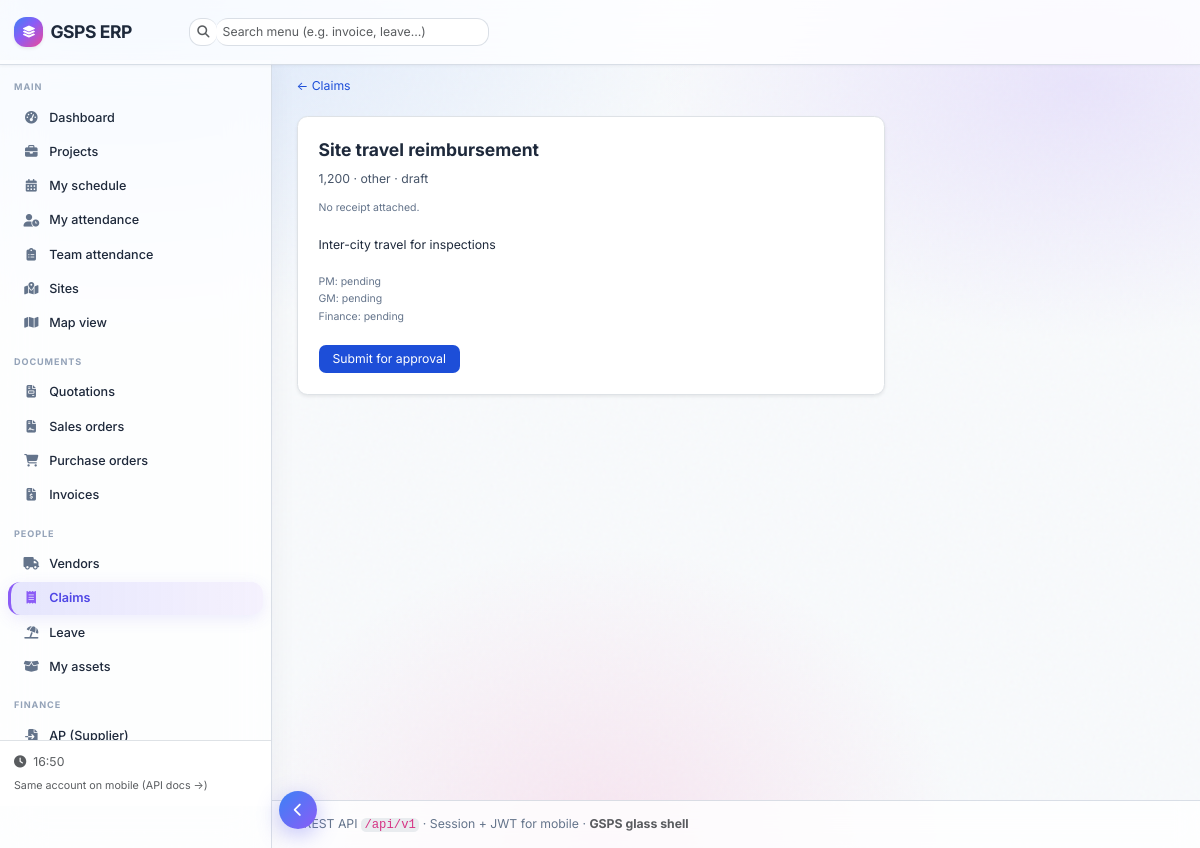
Page /claims/1 (signed in) on the committed database.
### app/models/entities.py (models this page shows)
class InternalClaim(Base):
    __tablename__ = "internal_claims"
    id: Mapped[int] = mapped_column(primary_key=True)
    company_id: Mapped[int] = mapped_column(ForeignKey("companies.id", ondelete="CASCADE"))
    project_id: Mapped[int] = mapped_column(ForeignKey("projects.id", ondelete="CASCADE"))
    submitted_by_id: Mapped[int] = mapped_column(ForeignKey("users.id"))
    amount: Mapped[Decimal] = mapped_column(Numeric(18, 4))
    title: Mapped[str] = mapped_column(String(200))
    category: Mapped[ClaimCategory] = mapped_column(Enum(ClaimCategory), default=ClaimCategory.other)
    description: Mapped[str | None] = mapped_column(Text, nullable=True)
    status: Mapped[ClaimStatus] = mapped_column(Enum(ClaimStatus), default=ClaimStatus.draft)
    receipt_path: Mapped[str | None] = mapped_column(String(800), nullable=True)
    receipt_mime: Mapped[str | None] = mapped_column(String(120), nullable=True)
    receipt_uploaded_at: Mapped[datetime | None] = mapped_column(DateTime(timezone=True), nullable=True)
    receipt_quality: Mapped[str | None] = mapped_column(String(40), nullable=True)  # ok / blurry / too_small / unknown
    receipt_quality_score: Mapped[Decimal | None] = mapped_column(Numeric(10, 4), nullable=True)
    receipt_quality_notes: Mapped[str | None] = mapped_column(Text, nullable=True)
    pm_approver_id: Mapped[int | None] = mapped_column(ForeignKey("users.id"), nullable=True)
    pm_approved_at: Mapped[datetime | None] = mapped_column(DateTime(timezone=True), nullable=True)
    gm_approver_id: Mapped[int | None] = mapped_column(ForeignKey("users.id"), nullable=True)
    gm_approved_at: Mapped[datetime | None] = mapped_column(DateTime(timezone=True), nullable=True)
    finance_approver_id: Mapped[int | None] = mapped_column(ForeignKey("users.id"), nullable=True)
    finance_approved_at: Mapped[datetime | None] = mapped_column(DateTime(timezone=True), nullable=True)
    rejection_reason: Mapped[str | None] = mapped_column(Text, nullable=True)
    created_at: Mapped[datetime] = mapped_column(DateTime(timezone=True), server_default=func.now())
    project: Mapped["Project"] = relationship(back_populates="claims")

### app/routers/web.py (the view)
@router.get("/claims/{claim_id}", response_class=HTMLResponse)
async def claim_detail(
    request: Request,
    claim_id: int,
    user: User = Depends(get_current_user_web),
    db: AsyncSession = Depends(get_db),
    company_id: int = Depends(get_active_company_id),
):
    r = await db.execute(
        select(InternalClaim).options(selectinload(InternalClaim.project)).where(InternalClaim.id == claim_id)
    )
    claim = r.scalar_one_or_none()
    if not claim or claim.company_id != company_id:
        return RedirectResponse("/claims", status_code=302)
    return templates.TemplateResponse(
        "claim_detail.html", _tc({"request": request, "user": user, "claim": claim})
    )

### app/templates/claim_detail.html (shortened to what this page needs)
{% extends "base.html" %}
{% block content %}
<a href="/claims" class="text-sm text-brand-700 hover:underline">← Claims</a>
<div class="mt-4 bg-white border border-slate-200 rounded-xl p-6 shadow-sm max-w-2xl">
  <h1 class="text-xl font-bold">{{ claim.title }}</h1>
  <p class="text-sm text-slate-600 mt-2">{{ claim.amount|amount }} · {{ claim.category.value }} · {{ claim.status.value }}</p>
  {% if claim.receipt_path %}
  <div class="mt-3 text-sm">
    <a class="text-brand-700 hover:underline" href="/claims/{{ claim.id }}/receipt" target="_blank">View receipt</a>
    {% if claim.receipt_quality %}
      <span class="text-xs text-slate-500 ml-2">Quality: <span class="font-mono">{{ claim.receipt_quality }}</span>{% if claim.receipt_quality_score is not none %} ({{ claim.receipt_quality_score|amount }}){% endif %}</span>
    {% endif %}
    {% if claim.receipt_quality_notes %}<div class="text-xs text-slate-500 mt-1">{{ claim.receipt_quality_notes }}</div>{% endif %}
  </div>
  {% else %}
  <p class="text-xs text-slate-500 mt-3">No receipt attached.</p>
  {% endif %}
  {% if claim.description %}<p class="text-sm mt-4">{{ claim.description }}</p>{% endif %}
  <ul class="text-xs text-slate-500 mt-4 space-y-1">
    <li>PM: {{ claim.pm_approved_at or 'pending' }}</li>
    <li>GM: {{ claim.gm_approved_at or 'pending' }}</li>
    <li>Finance: {{ claim.finance_approved_at or 'pending' }}</li>
  </ul>
  <div class="mt-6 flex flex-wrap gap-2">
    {% if claim.status.value == 'draft' %}
    <form method="post" action="/claims/{{ claim.id }}/submit"><button type="submit" class="text-sm bg-brand-700 text-white px-3 py-1.5 rounded-lg">Submit for approval</button></form>
    {% endif %}
  </div>
</div>
{% endblock %}

### app/static/css/gsps-theme.css (style rules this page uses)
:root, [data-bs-theme="light"] { --gsps-accent-a: #3b82f6; --gsps-accent-b: #8b5cf6; --gsps-accent-c: #ec4899; --gsps-success: #10b981; --bw-primary: #6366f1; --bw-primary-dark: #4f46e5; --bw-accent: #8b5cf6; --bw-surface: rgba(255, 255, 255, 0.78); --bw-surface-solid: #ffffff; --bw-canvas: #f8fafc; --bw-sidebar-w: 272px; --bw-sidebar-collapsed: 76px; --bw-navbar-h: 60px; --bw-border: rgba(148, 163, 184, 0.35); --bw-shadow: 0 8px 32px rgba(15, 23, 42, 0.07), 0 2px 8px rgba(15, 23, 42, 0.04); --bs-primary: #6366f1; --bs-primary-rgb: 99, 102, 241; --bs-link-color: #4f46e5; --bs-link-hover-color: #4338ca; --bs-body-bg: #f8fafc; --bs-body-color: #1e293b; }
html { font-size: 14px; -webkit-font-smoothing: antialiased; }
body { font-family: Inter, system-ui, -apple-system, "Segoe UI", Roboto, sans-serif; font-size: 14px; font-weight: 400; background-color: transparent !important; color: var(--bs-body-color); position: relative; }

### rows in the picture
InternalClaim: title "Site travel reimbursement", amount|amount "1,200", category.value "other", status.value "draft", description "Inter-city travel for inspections", pm_approved_at "pending", gm_approved_at "pending", finance_approved_at "pending"

### other values in the picture
{{ app_name }} "GSPS ERP"
